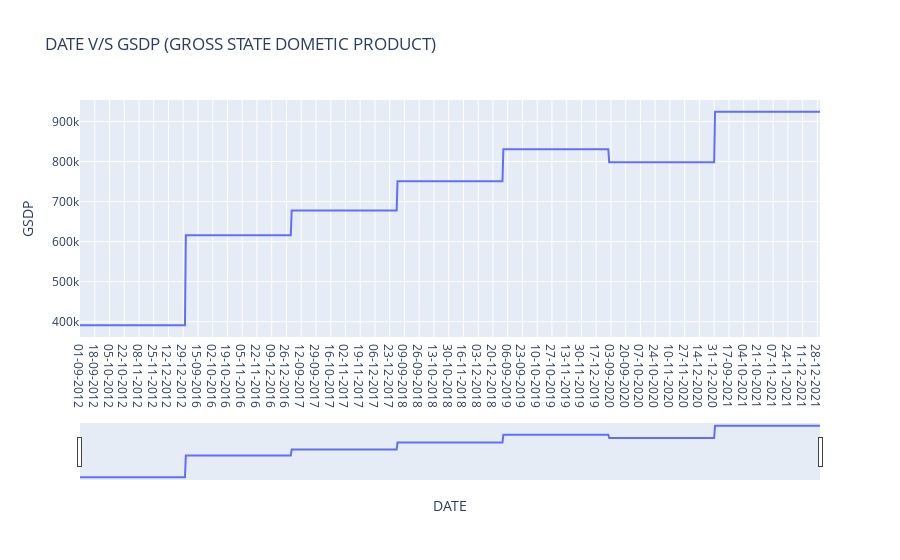

Notebook cell for this chart:
### Code cell
import plotly.express as px
import pandas as pd
df= pd.read_csv("STN1.csv")
#df=px.data.stocks()
#print(df)
fig=px.line(df,x='DATE',y="GSDP", title='DATE V/S GSDP (GROSS STATE DOMETIC PRODUCT)')
fig.update_xaxes(rangeslider_visible=True)
fig.show()

### Figure 1 — Plotly figure (JSON) as saved in the notebook; plotly's stock layout.template omitted (floating-point values rounded to 4 significant figures; data arrays with more than 128 entries replaced by an {"elided": "..."} marker saying what was removed)
{"data": [{"hovertemplate": "DATE=%{x}<br>GSDP=%{y}<extra></extra>", "legendgroup": "", "line": {"color": "#636efa", "dash": "solid"}, "marker": {"symbol": "circle"}, "mode": "lines", "name": "", "orientation": "v", "showlegend": false, "type": "scatter", "x": {"elided": "854 str values"}, "xaxis": "x", "y": {"elided": "854 int values"}, "yaxis": "y"}], "layout": {"legend": {"tracegroupgap": 0}, "title": {"text": "DATE V/S GSDP (GROSS STATE DOMETIC PRODUCT)"}, "xaxis": {"anchor": "y", "domain": [0, 1], "rangeslider": {"visible": true}, "title": {"text": "DATE"}}, "yaxis": {"anchor": "x", "domain": [0, 1], "title": {"text": "GSDP"}}}}
